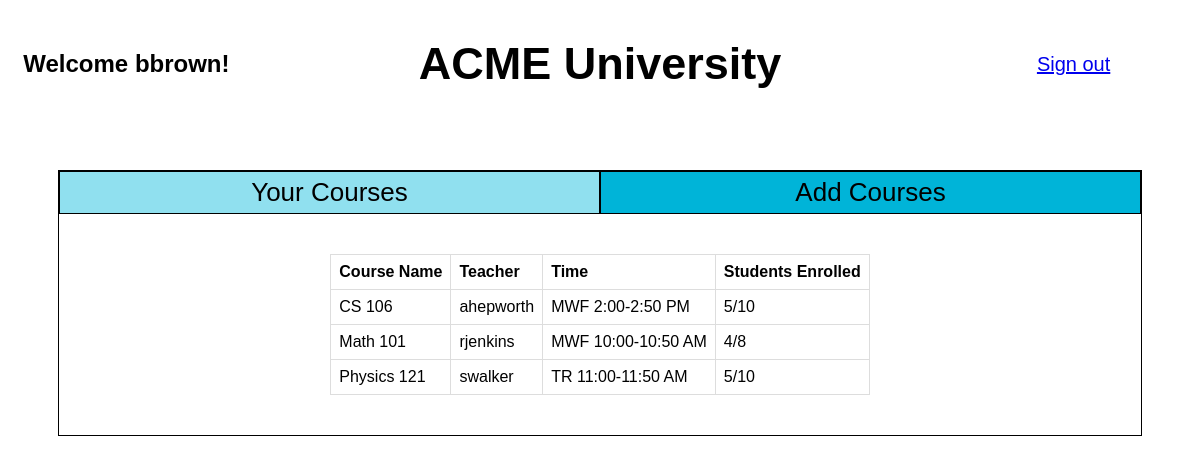
Page /dashboard/student (signed in) on the committed database.
### models.py (models this page shows)
class Class(db.Model):
    __tablename__ = 'classes'
    id = db.Column(db.Integer, primary_key=True)
    name = db.Column(db.String, nullable=False)
    teacher_id = db.Column(db.Integer, db.ForeignKey('auth.id'), nullable=False)
    time = db.Column(db.String, nullable=False)
    capacity = db.Column(db.Integer, nullable=False)
    teacher = db.relationship('User', backref='classes', lazy=True)

class User(db.Model):
    __tablename__ = 'auth'
    id = db.Column(db.Integer, primary_key=True)
    username = db.Column(db.String, unique=True, nullable=False)
    password = db.Column(db.String, nullable=False)  # Store plaintext password here
    role = db.Column(db.String, nullable=False)  # 'student', 'teacher', 'admin'

### app.py (the view, shortened to what this page needs)
@app.route('/dashboard/<role>')
def dashboard(role):
    if role == 'student':
        student_id = session.get('id')
        if not student_id:
            flash("Unauthorized access! Please log in.", "danger")
            return redirect(url_for("login"))
        result = Class.query.all()
        classes = [
            {
                'id': class_.id,
                'name': class_.name,
                'teacher': User.query.get(class_.teacher_id).username,
                'time': class_.time,
                'capacity': f"{Enrollment.query.filter_by(class_id=class_.id).count()}/{class_.capacity}",
                'enrolled': '+' if not Enrollment.query.filter_by(student_id=student_id, class_id=class_.id).first() else '-'
            }
            for class_ in result
        ]
        enrolled_classes = Enrollment.query.filter_by(
            student_id=student_id).all()
        enrolled_list = [
            {
                'id': class_.class_id,
                'name': class_.class_.name,
                'teacher': User.query.get(class_.class_.teacher_id).username,
                'time': class_.class_.time,
                'capacity': f"{Enrollment.query.filter_by(class_id=class_.class_id).count()}/{class_.class_.capacity}"
            }
            for class_ in enrolled_classes
        ]
        return render_template('studentDashboard.html', classes=classes, enrolledList=enrolled_list)
    return render_template('dashboard.html', role=role)

### templates/studentDashboard.html (shortened to what this page needs)
<!DOCTYPE html>
<html lang="en">
  <head>
  </head>
  <body>
    <div class="header">
      <h2 class="headeritem">Welcome {{session.get("username")}}!</h2>
      <h1 class="headercenter">ACME University</h1>
      <a
        class="headeritem"
        style="font-size: 20px"
        href="{{ url_for('logout') }}"
        >Sign out</a
      >
    </div>
    <div class="classesDisplayConatainer">
      <div class="classTabsContainer">
        <div
          class="classTabActive"
          id="yourClasses"
          onclick="selectTab(event, 'currentlyEnrolled')"
        >
          Your Courses
        </div>
        <div
          class="classTab"
          id="addClasses"
          onclick="selectTab(event, 'fullCatalog')"
        >
          Add Courses
        </div>
      </div>
      <div id="currentlyEnrolled" class="classListInitial">
        {% if enrolledList | length != 0 %}
        <table>
          <tr>
            <th>Course Name</th>
            <th>Teacher</th>
            <th>Time</th>
            <th>Students Enrolled</th>
          </tr>
          {% for class_ in enrolledList %}
          <tr>
            <td>{{class_["name"]}}</td>
            <td>{{class_["teacher"]}}</td>
            <td>{{class_["time"]}}</td>
            <td>{{class_["capacity"]}}</td>
          </tr>
          {% endfor %}
        </table>
        {% else %}
        <div>No Classes to Display</div>
        {% endif %}
      </div>
    </div>
  </body>
</html>

### templates/studentDashboard.html (style rules this page uses)
body { font-family: Arial, Helvetica, sans-serif; }
table { border-collapse: collapse; width: 100%; }
td, th { border: 1px solid #dddddd; text-align: left; padding: 8px; }
.header { display: flex; flex-direction: row; align-items: center; justify-content: space-between; }
.headeritem { width: 20%; display: flex; flex-direction: column; align-items: center; }
.headercenter { display: flex; flex-direction: column; align-items: center; font-size: 45px; }
.classesDisplayConatainer { display: flex; flex-direction: column; align-items: center; margin: 50px; border: 1px solid black; }
.classTabsContainer { display: flex; flex-direction: row; width: 100%; }
.classTab { border: 1px solid black; text-align: center; font-size: 26px; background: #00b4d8; width: 50%; padding: 5px; }
.classTabActive { border: 1px solid black; text-align: center; font-size: 26px; background: #90e0ef; width: 50%; padding: 5px; }
.classListInitial { display: flex; padding: 40px; }

### rows in the picture
Class: name "CS 106", time "MWF 2:00-2:50 PM"
User: teacher "ahepworth"
Class: name "Math 101", time "MWF 10:00-10:50 AM"
User: teacher "rjenkins"
Class: name "Physics 121", time "TR 11:00-11:50 AM"
User: teacher "swalker"

### other values in the picture
{{ session.get("username") }} "bbrown"
{{ class_["capacity"] }} "5/10" "4/8" "5/10"
